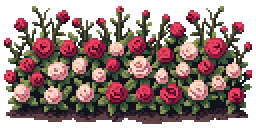
#> input picture ldtk/art/source/act2_rose_thorns.png, 128 x 64 px (shown 2 times larger)
$ python gen_ink_thought_tiles.py
#> lines starting #> are read from the running program, lines starting #| are printed output that depends on the picture
#!/usr/bin/env python3
"""Native thorn-and-rose field: 16 connections × 4 variants × 6 frames.
The existing filename is retained for saved LDtk/Godot resource compatibility.
Only palette colors are sampled from the PixelLab swatch; no art is resized.
"""
from collections import Counter
from pathlib import Path
import math
from PIL import Image, ImageDraw
ROOT = Path(__file__).resolve().parents[1]
SOURCE = ROOT / 'ldtk/art/source/act2_rose_thorns.png'
OUT = ROOT / 'ldtk/art/act2_ink_thought_tiles.png'
VARIANTS = 4

def mix(a, b, t):
    return tuple(round(x + (y-x)*t) for x, y in zip(a, b))

def ramp(predicate):
    colors = Counter(p[:3] for p in Image.open(SOURCE).convert('RGBA').getdata()
                     if p[3] > 200 and predicate(*p[:3]))
#> colors = 27 items
    assert colors, 'Source swatch must contain the requested botanical colors'
    return sorted([c for c, _ in colors.most_common(12)], key=lambda c: sum(c))

reds = ramp(lambda r,g,b: r > g*1.35 and r > b*1.12)
#> reds = [(76, 12, 36), (83, 9, 37), (96, 65, 67), (135, 30, 64), (145, 30, 66), (178, 39, 74), (199, 43, 78), (167, 83, 96), (214, 55, 86), (233, 66, 96), (232, 73, 99), (216, 135, 145)]
greens = ramp(lambda r,g,b: g > r*1.08 and g > b*1.08)
#> greens = [(29, 39, 28), (35, 45, 34), (42, 51, 39), (46, 71, 51), (50, 77, 53), (56, 82, 57), (56, 87, 59), (63, 90, 61), (69, 95, 62), (87, 106, 66), (93, 112, 69), (105, 119, 71)]
ivory = ramp(lambda r,g,b: min(r,g,b) > 125 and max(r,g,b)-min(r,g,b) < 100)
#> ivory = [(216, 135, 145), (228, 152, 155), (249, 175, 154), (251, 187, 165), (254, 204, 184), (254, 213, 198), (254, 219, 205), (254, 224, 210)]
wood = mix(reds[0], greens[0], .4)
#> wood = (57, 23, 33)
leaf_dark, leaf_light = greens[0], greens[-1]
#> leaf_dark = (29, 39, 28); leaf_light = (105, 119, 71)
rose_dark, rose_light = reds[0], reds[-1]
#> rose_dark = (76, 12, 36); rose_light = (216, 135, 145)
thorn = ivory[-1]
#> thorn = (254, 224, 210)
sheet = Image.new('RGBA', (512, 48))
#> sheet: PIL image 512x48 RGBA; every value is 0
for frame in range(6):
    for variant in range(VARIANTS):
        for mask in range(16):
            tile = Image.new('RGBA', (8,8))
            d = ImageDraw.Draw(tile)
            pulse = .04 * math.sin(frame*math.tau/6 + variant)
            leaf = mix(leaf_dark, leaf_light, .52+pulse)
            petal = mix(rose_dark, rose_light, .64+pulse)
            # Intertwined woody runners meet neighboring cells at fixed ports.
            d.line([(0,5),(2,6),(4,4),(7,5)], fill=wood, width=2)
            d.line([(0,3),(2,4),(5,6),(7,3)], fill=leaf_dark)
            d.line([(0,5),(2,5),(4,3),(7,5)], fill=leaf)
            if mask & 1: d.line([(3,0),(4,2),(3,5)], fill=wood, width=2)
            if mask & 4: d.line([(3,4),(4,6),(3,7)], fill=wood, width=2)
            # Small tapered leaves, not a solid rectangular fill.
            d.polygon([(0,6),(2,6),(1,7)], fill=leaf_light)
            d.polygon([(5,5),(7,6),(6,7)], fill=leaf)
            # Exposed perimeter bears hooked ivory thorns; no colored border.
            if not mask & 1:
                tip = 1 if variant%2 == 0 else 2
                d.line([(tip,0),(tip,1),(tip+1,2),(tip+1,4)], fill=wood, width=1)
                d.line([(tip,0),(tip,1),(tip+1,2)], fill=thorn)
                d.line([(6,1),(5,3),(5,4)], fill=wood, width=2)
                d.line([(6,1),(5,2)], fill=mix(thorn,leaf_light,.2))
            if not mask & 4:
                d.line([(3,5),(2,7)], fill=wood)
                d.point((2,7), fill=thorn)
            if not mask & 8:
                d.line([(0,2),(2,3)], fill=thorn)
            if not mask & 2:
                d.line([(5,4),(7,2)], fill=thorn)
            # Alternate blossoms and brambles rather than stamping a rose in
            # every cell. Layered five-pixel corollas with dark curled centres.
            if variant in (1,3):
                cx,cy = (4,5) if variant == 1 else (3,4)
                pattern = ['.rrr.','rhhpr','rhddr','.rpr.','..r..']
                colors = {'r':rose_dark,'h':rose_light,'p':petal,'d':mix(rose_dark,wood,.45)}
                for yy,row in enumerate(pattern):
                    for xx,c in enumerate(row):
                        x,y = cx-2+xx,cy-2+yy
                        if c != '.' and 0<=x<8 and 0<=y<8:d.point((x,y),fill=colors[c])
            elif variant == 2:
                d.line([(3,5),(4,2)],fill=wood)
                d.point((4,2),fill=petal)
                d.point((5,2),fill=rose_dark)
            sheet.paste(tile, ((variant*16+mask)*8,frame*8))
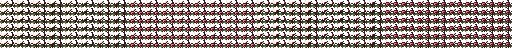
#> sheet: PIL image 512x48 RGBA; mean R, G, B, A 60.7, 46.8, 42.7, 157.4; transparent parts drawn white
sheet.save(OUT)
print(OUT, '512x48; 16 connections, four botanical variants, six stable silhouettes')
